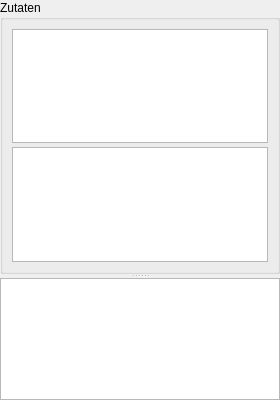
     <widget class="QSplitter" name="splitterHelp">
      <property name="orientation">
       <enum>Qt::Vertical</enum>
      </property>
      <widget class="QGroupBox" name="groupBox_6">
       <property name="title">
        <string>Zutaten</string>
       </property>
       <layout class="QVBoxLayout" name="verticalLayout_7">
        <property name="spacing">
         <number>4</number>
        </property>
        <item>
         <widget class="QTableView" name="tableHefe">
          <property name="focusPolicy">
           <enum>Qt::NoFocus</enum>
          </property>
          <property name="editTriggers">
           <set>QAbstractItemView::NoEditTriggers</set>
          </property>
          <property name="alternatingRowColors">
           <bool>true</bool>
          </property>
          <property name="selectionMode">
           <enum>QAbstractItemView::NoSelection</enum>
          </property>
          <property name="wordWrap">
           <bool>false</bool>
          </property>
          <attribute name="verticalHeaderVisible">
           <bool>false</bool>
          </attribute>
         </widget>
        </item>
        <item>
         <widget class="QTableView" name="tableWeitereZutaten">
          <property name="focusPolicy">
           <enum>Qt::NoFocus</enum>
          </property>
          <property name="editTriggers">
           <set>QAbstractItemView::NoEditTriggers</set>
          </property>
          <property name="alternatingRowColors">
           <bool>true</bool>
          </property>
          <property name="selectionMode">
           <enum>QAbstractItemView::NoSelection</enum>
          </property>
          <property name="wordWrap">
           <bool>false</bool>
          </property>
          <attribute name="verticalHeaderVisible">
           <bool>false</bool>
          </attribute>
         </widget>
        </item>
       </layout>
      </widget>
      <widget class="QTextEdit" name="tbHelp">
       <property name="font">
        <font>
         <italic>true</italic>
        </font>
       </property>
       <property name="readOnly">
        <bool>false</bool>
       </property>
      </widget>
     </widget>
